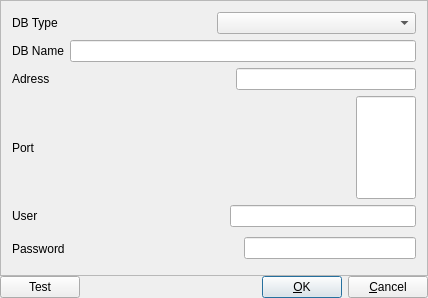
<?xml version="1.0" encoding="UTF-8"?>
<ui version="4.0">
 <class>ddbsettings</class>
 <widget class="QDialog" name="ddbsettings">
  <property name="geometry">
   <rect>
    <x>0</x>
    <y>0</y>
    <width>428</width>
    <height>298</height>
   </rect>
  </property>
  <property name="windowTitle">
   <string>Database connection settings</string>
  </property>
  <property name="sizeGripEnabled">
   <bool>false</bool>
  </property>
  <property name="modal">
   <bool>true</bool>
  </property>
  <layout class="QGridLayout">
   <property name="margin">
    <number>0</number>
   </property>
   <property name="spacing">
    <number>0</number>
   </property>
   <item row="1" column="0">
    <layout class="QHBoxLayout">
     <item>
      <widget class="QPushButton" name="btnTest">
       <property name="text">
        <string>Test</string>
       </property>
      </widget>
     </item>
     <item>
      <spacer name="Horizontal Spacing2">
       <property name="orientation">
        <enum>Qt::Horizontal</enum>
       </property>
       <property name="sizeType">
        <enum>QSizePolicy::Expanding</enum>
       </property>
       <property name="sizeHint" stdset="0">
        <size>
         <width>130</width>
         <height>20</height>
        </size>
       </property>
      </spacer>
     </item>
     <item>
      <widget class="QPushButton" name="btnOk">
       <property name="text">
        <string>&amp;OK</string>
       </property>
       <property name="icon">
        <iconset>
         <normaloff>ok.png</normaloff>ok.png</iconset>
       </property>
       <property name="shortcut">
        <string>Ctrl+Return</string>
       </property>
       <property name="autoDefault">
        <bool>true</bool>
       </property>
       <property name="default">
        <bool>true</bool>
       </property>
      </widget>
     </item>
     <item>
      <widget class="QPushButton" name="btnCancel">
       <property name="text">
        <string>&amp;Cancel</string>
       </property>
       <property name="icon">
        <iconset>
         <normaloff>stop_cancel.png</normaloff>stop_cancel.png</iconset>
       </property>
       <property name="shortcut">
        <string>Esc</string>
       </property>
       <property name="autoDefault">
        <bool>true</bool>
       </property>
      </widget>
     </item>
    </layout>
   </item>
   <item row="0" column="0">
    <widget class="Q3Frame" name="frame3">
     <property name="minimumSize">
      <size>
       <width>100</width>
       <height>0</height>
      </size>
     </property>
     <property name="frameShape">
      <enum>QFrame::StyledPanel</enum>
     </property>
     <property name="frameShadow">
      <enum>QFrame::Raised</enum>
     </property>
     <layout class="QGridLayout">
      <item row="1" column="0">
       <layout class="QHBoxLayout">
        <item>
         <widget class="QLabel" name="lblDBName">
          <property name="text">
           <string>DB Name</string>
          </property>
          <property name="wordWrap">
           <bool>false</bool>
          </property>
         </widget>
        </item>
        <item>
         <widget class="QLineEdit" name="editDBName"/>
        </item>
       </layout>
      </item>
      <item row="2" column="0">
       <layout class="QHBoxLayout">
        <item>
         <widget class="QLabel" name="lblAdress">
          <property name="text">
           <string>Adress</string>
          </property>
          <property name="wordWrap">
           <bool>false</bool>
          </property>
         </widget>
        </item>
        <item>
         <spacer name="spacer2">
          <property name="orientation">
           <enum>Qt::Horizontal</enum>
          </property>
          <property name="sizeType">
           <enum>QSizePolicy::Expanding</enum>
          </property>
          <property name="sizeHint" stdset="0">
           <size>
            <width>21</width>
            <height>21</height>
           </size>
          </property>
         </spacer>
        </item>
        <item>
         <widget class="QLineEdit" name="editAdress">
          <property name="text">
           <string/>
          </property>
         </widget>
        </item>
       </layout>
      </item>
      <item row="4" column="0">
       <layout class="QHBoxLayout">
        <item>
         <widget class="QLabel" name="lblUser">
          <property name="text">
           <string>User</string>
          </property>
          <property name="wordWrap">
           <bool>false</bool>
          </property>
         </widget>
        </item>
        <item>
         <spacer name="spacer4">
          <property name="orientation">
           <enum>Qt::Horizontal</enum>
          </property>
          <property name="sizeType">
           <enum>QSizePolicy::Expanding</enum>
          </property>
          <property name="sizeHint" stdset="0">
           <size>
            <width>51</width>
            <height>21</height>
           </size>
          </property>
         </spacer>
        </item>
        <item>
         <widget class="QLineEdit" name="editUser"/>
        </item>
       </layout>
      </item>
      <item row="3" column="0">
       <layout class="QHBoxLayout">
        <item>
         <widget class="QLabel" name="lblPort">
          <property name="minimumSize">
           <size>
            <width>0</width>
            <height>0</height>
           </size>
          </property>
          <property name="text">
           <string>Port</string>
          </property>
          <property name="wordWrap">
           <bool>false</bool>
          </property>
         </widget>
        </item>
        <item>
         <spacer name="spacer3">
          <property name="orientation">
           <enum>Qt::Horizontal</enum>
          </property>
          <property name="sizeType">
           <enum>QSizePolicy::Expanding</enum>
          </property>
          <property name="sizeHint" stdset="0">
           <size>
            <width>260</width>
            <height>31</height>
           </size>
          </property>
         </spacer>
        </item>
        <item>
         <widget class="QLineEdit" name="editPort">
          <property name="minimumSize">
           <size>
            <width>60</width>
            <height>0</height>
           </size>
          </property>
          <property name="maximumSize">
           <size>
            <width>60</width>
            <height>32767</height>
           </size>
          </property>
         </widget>
        </item>
       </layout>
      </item>
      <item row="5" column="0">
       <layout class="QHBoxLayout">
        <item>
         <widget class="QLabel" name="lblPassword">
          <property name="text">
           <string>Password</string>
          </property>
          <property name="wordWrap">
           <bool>false</bool>
          </property>
         </widget>
        </item>
        <item>
         <spacer name="spacer6">
          <property name="orientation">
           <enum>Qt::Horizontal</enum>
          </property>
          <property name="sizeType">
           <enum>QSizePolicy::Expanding</enum>
          </property>
          <property name="sizeHint" stdset="0">
           <size>
            <width>121</width>
            <height>31</height>
           </size>
          </property>
         </spacer>
        </item>
        <item>
         <widget class="QLineEdit" name="editPassword">
          <property name="echoMode">
           <enum>QLineEdit::Password</enum>
          </property>
         </widget>
        </item>
       </layout>
      </item>
      <item row="0" column="0">
       <layout class="QHBoxLayout">
        <item>
         <widget class="QLabel" name="lblDBType">
          <property name="text">
           <string>DB Type</string>
          </property>
          <property name="wordWrap">
           <bool>false</bool>
          </property>
         </widget>
        </item>
        <item>
         <widget class="QComboBox" name="cmbDBType"/>
        </item>
       </layout>
      </item>
     </layout>
    </widget>
   </item>
  </layout>
 </widget>
 <layoutdefault spacing="6" margin="11"/>
 <pixmapfunction>qPixmapFromMimeSource</pixmapfunction>
 <customwidgets>
  <customwidget>
   <class>Q3Frame</class>
   <extends>QFrame</extends>
   <header>Qt3Support/Q3Frame</header>
   <container>1</container>
  </customwidget>
 </customwidgets>
 <tabstops>
  <tabstop>cmbDBType</tabstop>
  <tabstop>editDBName</tabstop>
  <tabstop>editAdress</tabstop>
  <tabstop>editPort</tabstop>
  <tabstop>editUser</tabstop>
  <tabstop>editPassword</tabstop>
  <tabstop>btnTest</tabstop>
  <tabstop>btnOk</tabstop>
  <tabstop>btnCancel</tabstop>
 </tabstops>
 <resources/>
 <connections>
  <connection>
   <sender>btnOk</sender>
   <signal>clicked()</signal>
   <receiver>ddbsettings</receiver>
   <slot>accept()</slot>
   <hints>
    <hint type="sourcelabel">
     <x>20</x>
     <y>20</y>
    </hint>
    <hint type="destinationlabel">
     <x>20</x>
     <y>20</y>
    </hint>
   </hints>
  </connection>
  <connection>
   <sender>btnCancel</sender>
   <signal>clicked()</signal>
   <receiver>ddbsettings</receiver>
   <slot>reject()</slot>
   <hints>
    <hint type="sourcelabel">
     <x>20</x>
     <y>20</y>
    </hint>
    <hint type="destinationlabel">
     <x>20</x>
     <y>20</y>
    </hint>
   </hints>
  </connection>
  <connection>
   <sender>btnTest</sender>
   <signal>clicked()</signal>
   <receiver>ddbsettings</receiver>
   <slot>testConnection()</slot>
   <hints>
    <hint type="sourcelabel">
     <x>20</x>
     <y>20</y>
    </hint>
    <hint type="destinationlabel">
     <x>20</x>
     <y>20</y>
    </hint>
   </hints>
  </connection>
 </connections>
</ui>
